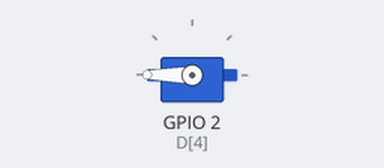
This program was run on a simulated ESP8266 board running MicroPython. Shown: servo. Servo angles are drawn from the pulse width (0.5 ms = 0°, 2.5 ms = 180°). At 5.0 s the program stops and its outputs stay as they are.

Above: at 0.1 s.
At 2.1 s:
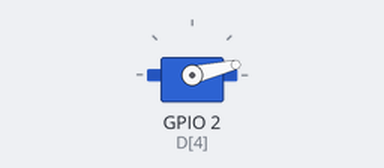
At 3.1 s:
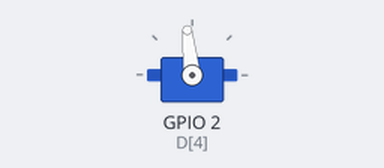
Timing chart, 0 to 5.5 s (numbered marks = the images above):
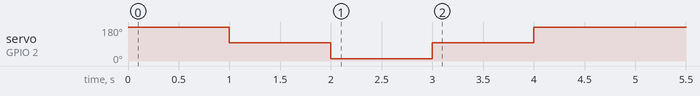

Measured:
- by itself, servo on GPIO 2 (D[4]): 180° → 96° at 1.0 s, → 13° 1.0 s later, → 96° 1.0 s later, → 180° 1.0 s later

The program:

Exercise5.py
```python
#-----------Set D4 servo degree 180 > 90 > 0 > 90 > 180-----------

#Import library
from machine import Pin,PWM
import math
import time

#Servo function
def degree(duty):
	return math.floor(33+((128-33)*duty)/180);

#Initialization
D = [16,5,4,0,2,14,12,13,15,3,1,9,10]
D4 = PWM(Pin(D[4]),freq=50,duty=0) #Set D4 as PWM

#Program
D4.duty(degree(180))
time.sleep(1)
D4.duty(degree(90))
time.sleep(1)
D4.duty(degree(0))
time.sleep(1)
D4.duty(degree(90))
time.sleep(1)
D4.duty(degree(180))
time.sleep(1)	
```
